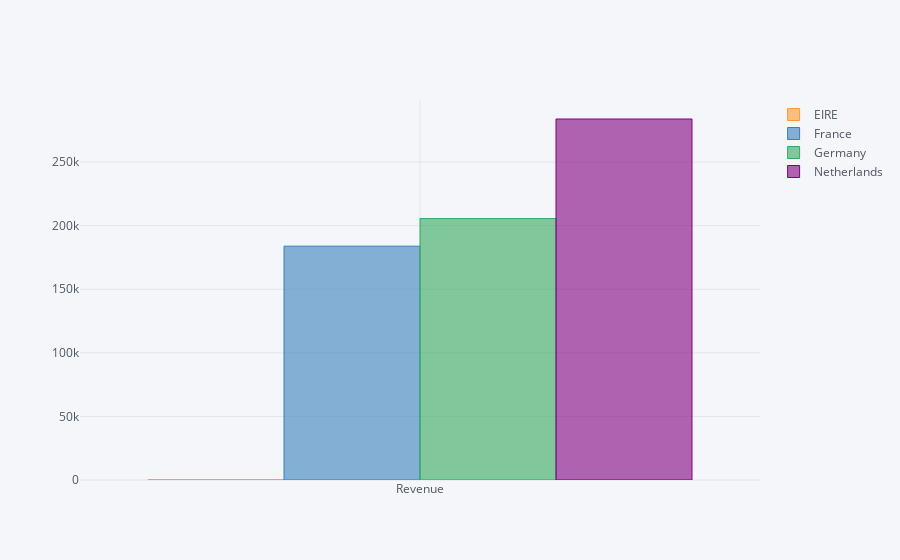
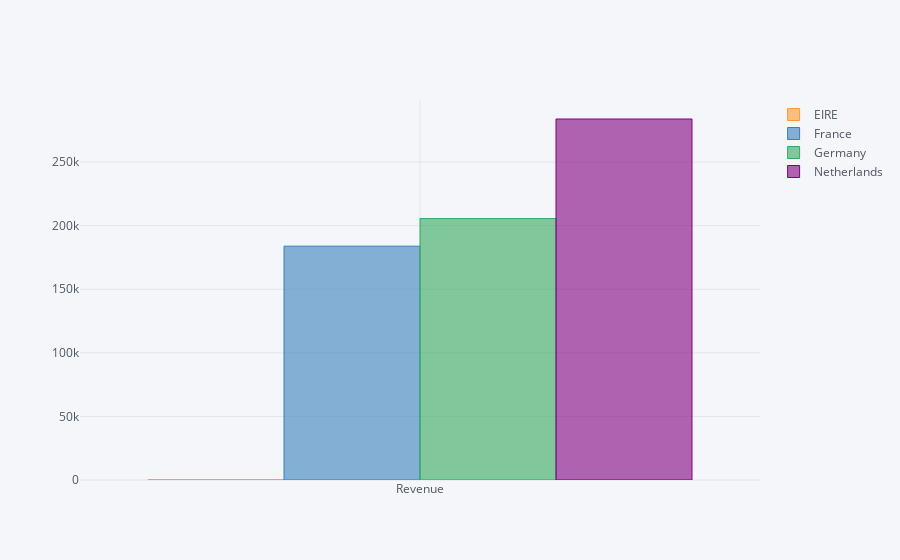
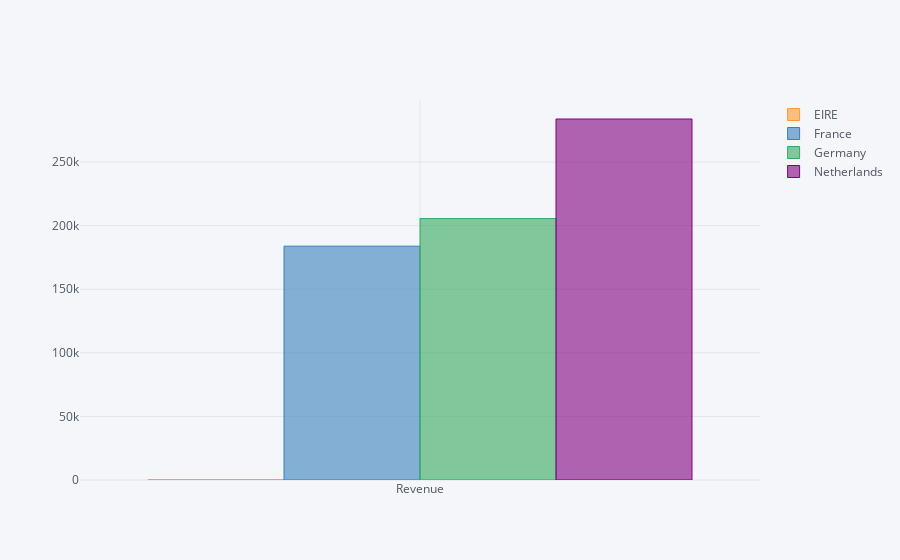

Notebook code for these charts, in order:
### Code cell
j = data.loc[(data['Description'] == product_list[0])&(data['Country']==country_list[0])|(data['Country']==country_list[1])|(data['Country']==country_list[2])|(data['Country']==country_list[3])]
jumbo = j.pivot_table(values='Revenue', columns='Country', 
                       aggfunc='sum')
cr = data.loc[(data['Description'] == product_list[1])&(data['Country']==country_list[0])|(data['Country']==country_list[1])|(data['Country']==country_list[2])|(data['Country']==country_list[3])]
cream = j.pivot_table(values='Revenue', columns='Country', 
                       aggfunc='sum')
r = data.loc[(data['Description'] == product_list[2])&(data['Country']==country_list[0])|(data['Country']==country_list[1])|(data['Country']==country_list[2])|(data['Country']==country_list[3])]
regency = j.pivot_table(values='Revenue', columns='Country', 
                       aggfunc='sum') 
jumbo.iplot(kind='bar')
cream.iplot(kind='bar')
regency.iplot(kind='bar')

### Figure 1 — Plotly figure (JSON) as saved in the notebook; plotly's stock layout.template omitted (floating-point values rounded to 4 significant figures)
{"data": [{"marker": {"color": "rgba(255, 153, 51, 0.6)", "line": {"color": "rgba(255, 153, 51, 1.0)", "width": 1}}, "name": "EIRE", "orientation": "v", "text": "", "type": "bar", "x": ["Revenue"], "y": [278.7]}, {"marker": {"color": "rgba(55, 128, 191, 0.6)", "line": {"color": "rgba(55, 128, 191, 1.0)", "width": 1}}, "name": "France", "orientation": "v", "text": "", "type": "bar", "x": ["Revenue"], "y": [183900.0]}, {"marker": {"color": "rgba(50, 171, 96, 0.6)", "line": {"color": "rgba(50, 171, 96, 1.0)", "width": 1}}, "name": "Germany", "orientation": "v", "text": "", "type": "bar", "x": ["Revenue"], "y": [205600.0]}, {"marker": {"color": "rgba(128, 0, 128, 0.6)", "line": {"color": "rgba(128, 0, 128, 1.0)", "width": 1}}, "name": "Netherlands", "orientation": "v", "text": "", "type": "bar", "x": ["Revenue"], "y": [283900.0]}], "layout": {"legend": {"bgcolor": "#F5F6F9", "font": {"color": "#4D5663"}}, "paper_bgcolor": "#F5F6F9", "plot_bgcolor": "#F5F6F9", "titlefont": {"color": "#4D5663"}, "xaxis1": {"gridcolor": "#E1E5ED", "showgrid": true, "tickfont": {"color": "#4D5663"}, "title": "", "titlefont": {"color": "#4D5663"}, "zerolinecolor": "#E1E5ED"}, "yaxis1": {"gridcolor": "#E1E5ED", "showgrid": true, "tickfont": {"color": "#4D5663"}, "title": "", "titlefont": {"color": "#4D5663"}, "zerolinecolor": "#E1E5ED"}}}

### Figure 2 — Plotly figure (JSON) as saved in the notebook; plotly's stock layout.template omitted (floating-point values rounded to 4 significant figures)
{"data": [{"marker": {"color": "rgba(255, 153, 51, 0.6)", "line": {"color": "rgba(255, 153, 51, 1.0)", "width": 1}}, "name": "EIRE", "orientation": "v", "text": "", "type": "bar", "x": ["Revenue"], "y": [278.7]}, {"marker": {"color": "rgba(55, 128, 191, 0.6)", "line": {"color": "rgba(55, 128, 191, 1.0)", "width": 1}}, "name": "France", "orientation": "v", "text": "", "type": "bar", "x": ["Revenue"], "y": [183900.0]}, {"marker": {"color": "rgba(50, 171, 96, 0.6)", "line": {"color": "rgba(50, 171, 96, 1.0)", "width": 1}}, "name": "Germany", "orientation": "v", "text": "", "type": "bar", "x": ["Revenue"], "y": [205600.0]}, {"marker": {"color": "rgba(128, 0, 128, 0.6)", "line": {"color": "rgba(128, 0, 128, 1.0)", "width": 1}}, "name": "Netherlands", "orientation": "v", "text": "", "type": "bar", "x": ["Revenue"], "y": [283900.0]}], "layout": {"legend": {"bgcolor": "#F5F6F9", "font": {"color": "#4D5663"}}, "paper_bgcolor": "#F5F6F9", "plot_bgcolor": "#F5F6F9", "titlefont": {"color": "#4D5663"}, "xaxis1": {"gridcolor": "#E1E5ED", "showgrid": true, "tickfont": {"color": "#4D5663"}, "title": "", "titlefont": {"color": "#4D5663"}, "zerolinecolor": "#E1E5ED"}, "yaxis1": {"gridcolor": "#E1E5ED", "showgrid": true, "tickfont": {"color": "#4D5663"}, "title": "", "titlefont": {"color": "#4D5663"}, "zerolinecolor": "#E1E5ED"}}}

### Figure 3 — Plotly figure (JSON) as saved in the notebook; plotly's stock layout.template omitted (floating-point values rounded to 4 significant figures)
{"data": [{"marker": {"color": "rgba(255, 153, 51, 0.6)", "line": {"color": "rgba(255, 153, 51, 1.0)", "width": 1}}, "name": "EIRE", "orientation": "v", "text": "", "type": "bar", "x": ["Revenue"], "y": [278.7]}, {"marker": {"color": "rgba(55, 128, 191, 0.6)", "line": {"color": "rgba(55, 128, 191, 1.0)", "width": 1}}, "name": "France", "orientation": "v", "text": "", "type": "bar", "x": ["Revenue"], "y": [183900.0]}, {"marker": {"color": "rgba(50, 171, 96, 0.6)", "line": {"color": "rgba(50, 171, 96, 1.0)", "width": 1}}, "name": "Germany", "orientation": "v", "text": "", "type": "bar", "x": ["Revenue"], "y": [205600.0]}, {"marker": {"color": "rgba(128, 0, 128, 0.6)", "line": {"color": "rgba(128, 0, 128, 1.0)", "width": 1}}, "name": "Netherlands", "orientation": "v", "text": "", "type": "bar", "x": ["Revenue"], "y": [283900.0]}], "layout": {"legend": {"bgcolor": "#F5F6F9", "font": {"color": "#4D5663"}}, "paper_bgcolor": "#F5F6F9", "plot_bgcolor": "#F5F6F9", "titlefont": {"color": "#4D5663"}, "xaxis1": {"gridcolor": "#E1E5ED", "showgrid": true, "tickfont": {"color": "#4D5663"}, "title": "", "titlefont": {"color": "#4D5663"}, "zerolinecolor": "#E1E5ED"}, "yaxis1": {"gridcolor": "#E1E5ED", "showgrid": true, "tickfont": {"color": "#4D5663"}, "title": "", "titlefont": {"color": "#4D5663"}, "zerolinecolor": "#E1E5ED"}}}
